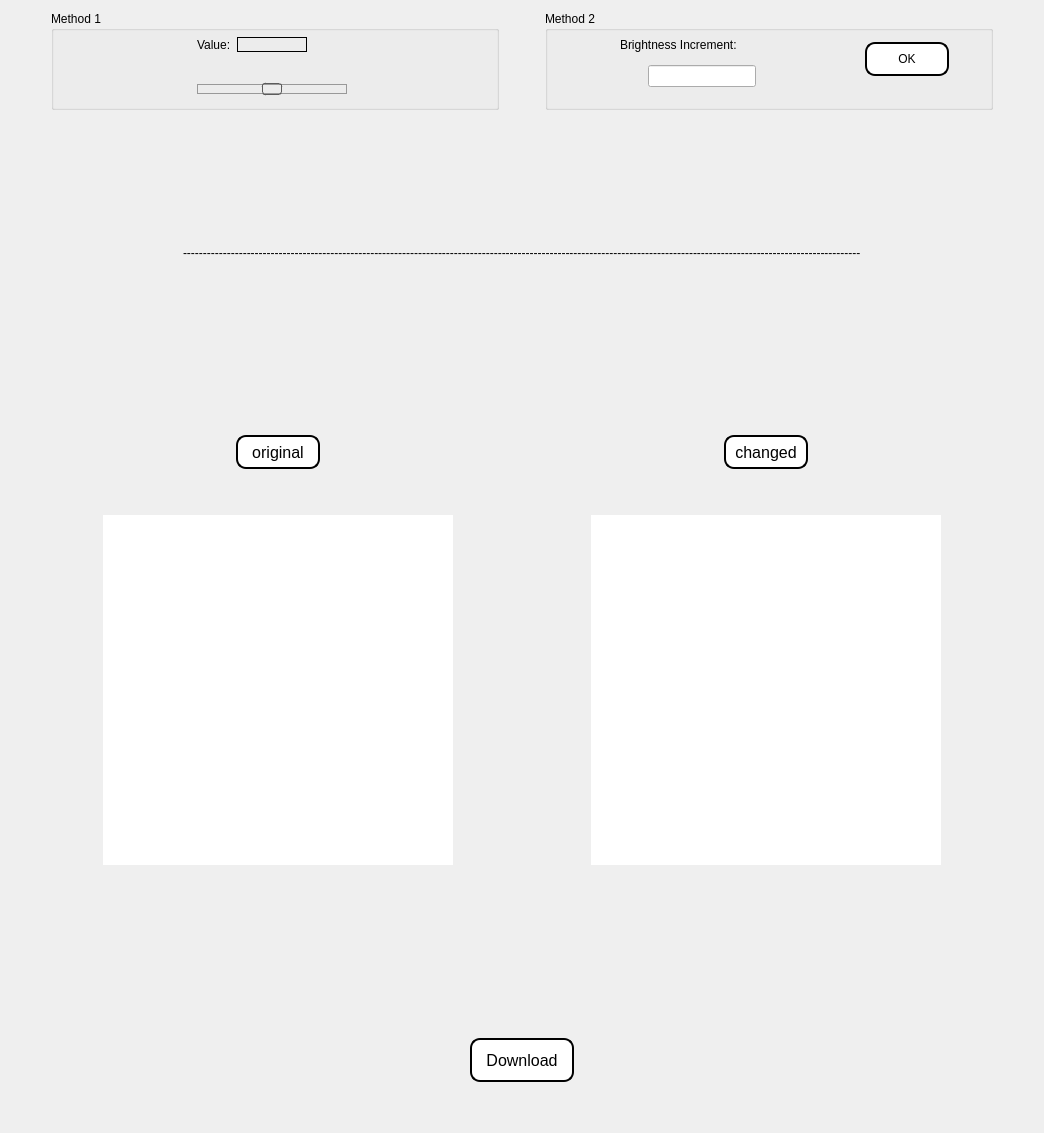
    <widget class="QWidget" name="page_1">
     <layout class="QVBoxLayout" name="verticalLayout_10">
      <item>
       <layout class="QHBoxLayout" name="horizontalLayout_23">
        <item>
         <spacer name="horizontalSpacer_48">
          <property name="orientation">
           <enum>Qt::Horizontal</enum>
          </property>
          <property name="sizeType">
           <enum>QSizePolicy::Fixed</enum>
          </property>
          <property name="sizeHint" stdset="0">
           <size>
            <width>40</width>
            <height>20</height>
           </size>
          </property>
         </spacer>
        </item>
        <item>
         <widget class="QGroupBox" name="groupBox">
          <property name="minimumSize">
           <size>
            <width>448</width>
            <height>99</height>
           </size>
          </property>
          <property name="maximumSize">
           <size>
            <width>448</width>
            <height>99</height>
           </size>
          </property>
          <property name="title">
           <string>Method 1</string>
          </property>
          <widget class="QWidget" name="layoutWidget">
           <property name="geometry">
            <rect>
             <x>0</x>
             <y>24</y>
             <width>441</width>
             <height>62</height>
            </rect>
           </property>
           <layout class="QHBoxLayout" name="horizontalLayout_17">
            <item>
             <spacer name="horizontalSpacer_33">
              <property name="orientation">
               <enum>Qt::Horizontal</enum>
              </property>
              <property name="sizeHint" stdset="0">
               <size>
                <width>40</width>
                <height>20</height>
               </size>
              </property>
             </spacer>
            </item>
            <item>
             <layout class="QVBoxLayout" name="verticalLayout_8">
              <item>
               <layout class="QHBoxLayout" name="horizontalLayout_16">
                <item>
                 <widget class="QLabel" name="label_9">
                  <property name="text">
                   <string>Value:</string>
                  </property>
                 </widget>
                </item>
                <item>
                 <widget class="QLabel" name="brightnessValueLabel">
                  <property name="minimumSize">
                   <size>
                    <width>70</width>
                    <height>15</height>
                   </size>
                  </property>
                  <property name="maximumSize">
                   <size>
                    <width>70</width>
                    <height>15</height>
                   </size>
                  </property>
                  <property name="frameShape">
                   <enum>QFrame::Box</enum>
                  </property>
                  <property name="text">
                   <string/>
                  </property>
                 </widget>
                </item>
                <item>
                 <spacer name="horizontalSpacer_34">
                  <property name="orientation">
                   <enum>Qt::Horizontal</enum>
                  </property>
                  <property name="sizeHint" stdset="0">
                   <size>
                    <width>40</width>
                    <height>20</height>
                   </size>
                  </property>
                 </spacer>
                </item>
               </layout>
              </item>
              <item>
               <spacer name="verticalSpacer_20">
                <property name="orientation">
                 <enum>Qt::Vertical</enum>
                </property>
                <property name="sizeHint" stdset="0">
                 <size>
                  <width>17</width>
                  <height>17</height>
                 </size>
                </property>
               </spacer>
              </item>
              <item>
               <widget class="QSlider" name="brightnessSlider">
                <property name="styleSheet">
                 <string notr="true">QSlider::groove:horizontal {
    border: 1px solid #999999;
    height: 8px; 
    margin: 2px 0;
}

QSlider::handle:horizontal {
    border: 1px solid #5c5c5c;
    width: 18px; 
    margin: -2px 0;
    border-radius: 3px;
}</string>
                </property>
                <property name="minimum">
                 <number>-100</number>
                </property>
                <property name="maximum">
                 <number>100</number>
                </property>
                <property name="value">
                 <number>0</number>
                </property>
                <property name="orientation">
                 <enum>Qt::Horizontal</enum>
                </property>
               </widget>
              </item>
             </layout>
            </item>
            <item>
             <spacer name="horizontalSpacer_35">
              <property name="orientation">
               <enum>Qt::Horizontal</enum>
              </property>
              <property name="sizeHint" stdset="0">
               <size>
                <width>40</width>
                <height>20</height>
               </size>
              </property>
             </spacer>
            </item>
           </layout>
          </widget>
         </widget>
        </item>
        <item>
         <spacer name="horizontalSpacer_49">
          <property name="orientation">
           <enum>Qt::Horizontal</enum>
          </property>
          <property name="sizeType">
           <enum>QSizePolicy::Fixed</enum>
          </property>
          <property name="sizeHint" stdset="0">
           <size>
            <width>40</width>
            <height>20</height>
           </size>
          </property>
         </spacer>
        </item>
        <item>
         <widget class="QGroupBox" name="groupBox_2">
          <property name="minimumSize">
           <size>
            <width>448</width>
            <height>99</height>
           </size>
          </property>
          <property name="maximumSize">
           <size>
            <width>448</width>
            <height>99</height>
           </size>
          </property>
          <property name="title">
           <string>Method 2</string>
          </property>
          <widget class="QWidget" name="layoutWidget">
           <property name="geometry">
            <rect>
             <x>0</x>
             <y>20</y>
             <width>441</width>
             <height>56</height>
            </rect>
           </property>
           <layout class="QHBoxLayout" name="horizontalLayout_20">
            <item>
             <spacer name="horizontalSpacer_40">
              <property name="orientation">
               <enum>Qt::Horizontal</enum>
              </property>
              <property name="sizeHint" stdset="0">
               <size>
                <width>40</width>
                <height>20</height>
               </size>
              </property>
             </spacer>
            </item>
            <item>
             <layout class="QVBoxLayout" name="verticalLayout_9">
              <item>
               <layout class="QHBoxLayout" name="horizontalLayout_18">
                <item>
                 <spacer name="horizontalSpacer_36">
                  <property name="orientation">
                   <enum>Qt::Horizontal</enum>
                  </property>
                  <property name="sizeHint" stdset="0">
                   <size>
                    <width>40</width>
                    <height>20</height>
                   </size>
                  </property>
                 </spacer>
                </item>
                <item>
                 <widget class="QLabel" name="label_12">
                  <property name="text">
                   <string>Brightness Increment:</string>
                  </property>
                 </widget>
                </item>
                <item>
                 <widget class="QLabel" name="currentBrightnessLabel">
                  <property name="minimumSize">
                   <size>
                    <width>40</width>
                    <height>0</height>
                   </size>
                  </property>
                  <property name="text">
                   <string/>
                  </property>
                 </widget>
                </item>
                <item>
                 <spacer name="horizontalSpacer_37">
                  <property name="orientation">
                   <enum>Qt::Horizontal</enum>
                  </property>
                  <property name="sizeHint" stdset="0">
                   <size>
                    <width>40</width>
                    <height>20</height>
                   </size>
                  </property>
                 </spacer>
                </item>
               </layout>
              </item>
              <item>
               <layout class="QHBoxLayout" name="horizontalLayout_19">
                <item>
                 <spacer name="horizontalSpacer_38">
                  <property name="orientation">
                   <enum>Qt::Horizontal</enum>
                  </property>
                  <property name="sizeHint" stdset="0">
                   <size>
                    <width>40</width>
                    <height>20</height>
                   </size>
                  </property>
                 </spacer>
                </item>
                <item>
                 <widget class="QLineEdit" name="brightnessEdit"/>
                </item>
                <item>
                 <spacer name="horizontalSpacer_39">
                  <property name="orientation">
                   <enum>Qt::Horizontal</enum>
                  </property>
                  <property name="sizeHint" stdset="0">
                   <size>
                    <width>40</width>
                    <height>20</height>
                   </size>
                  </property>
                 </spacer>
                </item>
               </layout>
              </item>
             </layout>
            </item>
            <item>
             <spacer name="horizontalSpacer_41">
              <property name="orientation">
               <enum>Qt::Horizontal</enum>
              </property>
              <property name="sizeHint" stdset="0">
               <size>
                <width>40</width>
                <height>20</height>
               </size>
              </property>
             </spacer>
            </item>
            <item>
             <widget class="QPushButton" name="applyButton">
              <property name="styleSheet">
               <string notr="true">width: 80px;
height: 30px;
background-color: white;
border: 2px solid black;
border-radius: 10px;
text-align: center;
line-height: 40px;</string>
              </property>
              <property name="text">
               <string>OK</string>
              </property>
             </widget>
            </item>
            <item>
             <spacer name="horizontalSpacer_42">
              <property name="orientation">
               <enum>Qt::Horizontal</enum>
              </property>
              <property name="sizeHint" stdset="0">
               <size>
                <width>40</width>
                <height>20</height>
               </size>
              </property>
             </spacer>
            </item>
           </layout>
          </widget>
         </widget>
        </item>
        <item>
         <spacer name="horizontalSpacer_50">
          <property name="orientation">
           <enum>Qt::Horizontal</enum>
          </property>
          <property name="sizeType">
           <enum>QSizePolicy::Fixed</enum>
          </property>
          <property name="sizeHint" stdset="0">
           <size>
            <width>40</width>
            <height>20</height>
           </size>
          </property>
         </spacer>
        </item>
       </layout>
      </item>
      <item>
       <spacer name="verticalSpacer_22">
        <property name="orientation">
         <enum>Qt::Vertical</enum>
        </property>
        <property name="sizeHint" stdset="0">
         <size>
          <width>17</width>
          <height>127</height>
         </size>
        </property>
       </spacer>
      </item>
      <item>
       <layout class="QHBoxLayout" name="horizontalLayout_24">
        <item>
         <spacer name="horizontalSpacer_51">
          <property name="orientation">
           <enum>Qt::Horizontal</enum>
          </property>
          <property name="sizeHint" stdset="0">
           <size>
            <width>40</width>
            <height>20</height>
           </size>
          </property>
         </spacer>
        </item>
        <item>
         <widget class="QLabel" name="label_14">
          <property name="text">
           <string>--------------------------------------------------------------------------------------------------------------------------------------------------------------------------</string>
          </property>
         </widget>
        </item>
        <item>
         <spacer name="horizontalSpacer_52">
          <property name="orientation">
           <enum>Qt::Horizontal</enum>
          </property>
          <property name="sizeHint" stdset="0">
           <size>
            <width>40</width>
            <height>20</height>
           </size>
          </property>
         </spacer>
        </item>
       </layout>
      </item>
      <item>
       <spacer name="verticalSpacer_23">
        <property name="orientation">
         <enum>Qt::Vertical</enum>
        </property>
        <property name="sizeHint" stdset="0">
         <size>
          <width>17</width>
          <height>126</height>
         </size>
        </property>
       </spacer>
      </item>
      <item>
       <layout class="QHBoxLayout" name="horizontalLayout_21">
        <item>
         <spacer name="horizontalSpacer_43">
          <property name="orientation">
           <enum>Qt::Horizontal</enum>
          </property>
          <property name="sizeHint" stdset="0">
           <size>
            <width>40</width>
            <height>20</height>
           </size>
          </property>
         </spacer>
        </item>
        <item>
         <layout class="QVBoxLayout" name="verticalLayout_5">
          <item>
           <spacer name="verticalSpacer_11">
            <property name="orientation">
             <enum>Qt::Vertical</enum>
            </property>
            <property name="sizeHint" stdset="0">
             <size>
              <width>20</width>
              <height>40</height>
             </size>
            </property>
           </spacer>
          </item>
          <item>
           <layout class="QHBoxLayout" name="horizontalLayout_9">
            <item>
             <spacer name="horizontalSpacer_25">
              <property name="orientation">
               <enum>Qt::Horizontal</enum>
              </property>
              <property name="sizeHint" stdset="0">
               <size>
                <width>40</width>
                <height>20</height>
               </size>
              </property>
             </spacer>
            </item>
            <item>
             <widget class="QPushButton" name="show_org_image_page1">
              <property name="font">
               <font>
                <family>Arial</family>
                <pointsize>12</pointsize>
               </font>
              </property>
              <property name="styleSheet">
               <string notr="true">width: 80px;
height: 30px;
background-color: white;
border: 2px solid black;
border-radius: 10px;
text-align: center;
line-height: 40px;</string>
              </property>
              <property name="text">
               <string>original</string>
              </property>
             </widget>
            </item>
            <item>
             <spacer name="horizontalSpacer_26">
              <property name="orientation">
               <enum>Qt::Horizontal</enum>
              </property>
              <property name="sizeHint" stdset="0">
               <size>
                <width>40</width>
                <height>20</height>
               </size>
              </property>
             </spacer>
            </item>
           </layout>
          </item>
          <item>
           <spacer name="verticalSpacer_12">
            <property name="orientation">
             <enum>Qt::Vertical</enum>
            </property>
            <property name="sizeHint" stdset="0">
             <size>
              <width>20</width>
              <height>40</height>
             </size>
            </property>
           </spacer>
          </item>
          <item>
           <layout class="QHBoxLayout" name="horizontalLayout_11">
            <item>
             <spacer name="horizontalSpacer_19">
              <property name="orientation">
               <enum>Qt::Horizontal</enum>
              </property>
              <property name="sizeHint" stdset="0">
               <size>
                <width>40</width>
                <height>20</height>
               </size>
              </property>
             </spacer>
            </item>
            <item>
             <widget class="QFrame" name="frame_3">
              <property name="minimumSize">
               <size>
                <width>350</width>
                <height>350</height>
               </size>
              </property>
              <property name="maximumSize">
               <size>
                <width>350</width>
                <height>350</height>
               </size>
              </property>
              <property name="frameShape">
               <enum>QFrame::Box</enum>
              </property>
              <property name="frameShadow">
               <enum>QFrame::Raised</enum>
              </property>
              <widget class="QLabel" name="page1_org_img">
               <property name="geometry">
                <rect>
                 <x>0</x>
                 <y>0</y>
                 <width>350</width>
                 <height>350</height>
                </rect>
               </property>
               <property name="minimumSize">
                <size>
                 <width>350</width>
                 <height>350</height>
                </size>
               </property>
               <property name="maximumSize">
                <size>
                 <width>350</width>
                 <height>350</height>
                </size>
               </property>
               <property name="styleSheet">
                <string notr="true">background-color : white;</string>
               </property>
               <property name="text">
                <string/>
               </property>
              </widget>
             </widget>
            </item>
            <item>
             <spacer name="horizontalSpacer_20">
              <property name="orientation">
               <enum>Qt::Horizontal</enum>
              </property>
              <property name="sizeHint" stdset="0">
               <size>
                <width>40</width>
                <height>20</height>
               </size>
              </property>
             </spacer>
            </item>
           </layout>
          </item>
          <item>
           <spacer name="verticalSpacer_13">
            <property name="orientation">
             <enum>Qt::Vertical</enum>
            </property>
            <property name="sizeHint" stdset="0">
             <size>
              <width>20</width>
              <height>40</height>
             </size>
            </property>
           </spacer>
          </item>
         </layout>
        </item>
        <item>
         <spacer name="horizontalSpacer_44">
          <property name="orientation">
           <enum>Qt::Horizontal</enum>
          </property>
          <property name="sizeHint" stdset="0">
           <size>
            <width>40</width>
            <height>20</height>
           </size>
          </property>
         </spacer>
        </item>
        <item>
         <layout class="QVBoxLayout" name="verticalLayout_6">
          <item>
           <spacer name="verticalSpacer_14">
            <property name="orientation">
             <enum>Qt::Vertical</enum>
            </property>
            <property name="sizeHint" stdset="0">
             <size>
              <width>20</width>
              <height>40</height>
             </size>
            </property>
           </spacer>
          </item>
          <item>
           <layout class="QHBoxLayout" name="horizontalLayout_12">
            <item>
             <spacer name="horizontalSpacer_27">
              <property name="orientation">
               <enum>Qt::Horizontal</enum>
              </property>
              <property name="sizeHint" stdset="0">
               <size>
                <width>40</width>
                <height>20</height>
               </size>
              </property>
             </spacer>
            </item>
            <item>
             <widget class="QPushButton" name="show_cha_image_page1">
              <property name="font">
               <font>
                <family>Arial</family>
                <pointsize>12</pointsize>
               </font>
              </property>
              <property name="styleSheet">
               <string notr="true">width: 80px;
height: 30px;
background-color: white;
border: 2px solid black;
border-radius: 10px;
text-align: center;
line-height: 40px;</string>
              </property>
              <property name="text">
               <string>changed</string>
              </property>
             </widget>
            </item>
            <item>
             <spacer name="horizontalSpacer_28">
              <property name="orientation">
               <enum>Qt::Horizontal</enum>
              </property>
              <property name="sizeHint" stdset="0">
               <size>
                <width>40</width>
                <height>20</height>
               </size>
              </property>
             </spacer>
            </item>
           </layout>
          </item>
          <item>
           <spacer name="verticalSpacer_15">
            <property name="orientation">
             <enum>Qt::Vertical</enum>
            </property>
            <property name="sizeHint" stdset="0">
             <size>
              <width>20</width>
              <height>40</height>
             </size>
            </property>
           </spacer>
          </item>
          <item>
           <layout class="QHBoxLayout" name="horizontalLayout_13">
            <item>
             <spacer name="horizontalSpacer_21">
              <property name="orientation">
               <enum>Qt::Horizontal</enum>
              </property>
              <property name="sizeHint" stdset="0">
               <size>
                <width>40</width>
                <height>20</height>
               </size>
              </property>
             </spacer>
            </item>
            <item>
             <widget class="QFrame" name="frame_4">
              <property name="minimumSize">
               <size>
                <width>350</width>
                <height>350</height>
               </size>
              </property>
              <property name="maximumSize">
               <size>
                <width>350</width>
                <height>350</height>
               </size>
              </property>
              <property name="frameShape">
               <enum>QFrame::Box</enum>
              </property>
              <property name="frameShadow">
               <enum>QFrame::Raised</enum>
              </property>
              <widget class="QLabel" name="page1_cha_img">
               <property name="geometry">
                <rect>
                 <x>0</x>
                 <y>0</y>
                 <width>350</width>
                 <height>350</height>
                </rect>
               </property>
               <property name="minimumSize">
                <size>
                 <width>350</width>
                 <height>350</height>
                </size>
               </property>
               <property name="maximumSize">
                <size>
                 <width>350</width>
                 <height>350</height>
                </size>
               </property>
               <property name="styleSheet">
                <string notr="true">background-color : white;</string>
               </property>
               <property name="text">
                <string/>
               </property>
              </widget>
             </widget>
            </item>
            <item>
             <spacer name="horizontalSpacer_24">
              <property name="orientation">
               <enum>Qt::Horizontal</enum>
              </property>
              <property name="sizeHint" stdset="0">
               <size>
                <width>40</width>
                <height>20</height>
               </size>
              </property>
             </spacer>
            </item>
           </layout>
          </item>
          <item>
           <spacer name="verticalSpacer_16">
            <property name="orientation">
             <enum>Qt::Vertical</enum>
            </property>
            <property name="sizeHint" stdset="0">
             <size>
              <width>20</width>
              <height>40</height>
             </size>
            </property>
           </spacer>
          </item>
         </layout>
        </item>
        <item>
         <spacer name="horizontalSpacer_45">
          <property name="orientation">
           <enum>Qt::Horizontal</enum>
          </property>
          <property name="sizeHint" stdset="0">
           <size>
            <width>40</width>
            <height>20</height>
           </size>
          </property>
         </spacer>
        </item>
       </layout>
      </item>
      <item>
       <spacer name="verticalSpacer_21">
        <property name="orientation">
         <enum>Qt::Vertical</enum>
        </property>
        <property name="sizeHint" stdset="0">
         <size>
          <width>17</width>
          <height>127</height>
         </size>
        </property>
       </spacer>
      </item>
      <item>
       <layout class="QHBoxLayout" name="horizontalLayout_22">
        <item>
         <spacer name="horizontalSpacer_46">
          <property name="orientation">
           <enum>Qt::Horizontal</enum>
          </property>
          <property name="sizeHint" stdset="0">
           <size>
            <width>40</width>
            <height>20</height>
           </size>
          </property>
         </spacer>
        </item>
        <item>
         <widget class="QPushButton" name="download_page1">
          <property name="font">
           <font>
            <family>Arial</family>
            <pointsize>12</pointsize>
           </font>
          </property>
          <property name="styleSheet">
           <string notr="true">width: 100px;
height: 40px;
background-color: white;
border: 2px solid black;
border-radius: 10px;
text-align: center;
line-height: 40px;</string>
          </property>
          <property name="text">
           <string>Download</string>
          </property>
         </widget>
        </item>
        <item>
         <spacer name="horizontalSpacer_47">
          <property name="orientation">
           <enum>Qt::Horizontal</enum>
          </property>
          <property name="sizeHint" stdset="0">
           <size>
            <width>40</width>
            <height>20</height>
           </size>
          </property>
         </spacer>
        </item>
       </layout>
      </item>
      <item>
       <spacer name="verticalSpacer_24">
        <property name="orientation">
         <enum>Qt::Vertical</enum>
        </property>
        <property name="sizeHint" stdset="0">
         <size>
          <width>20</width>
          <height>40</height>
         </size>
        </property>
       </spacer>
      </item>
     </layout>
    </widget>
